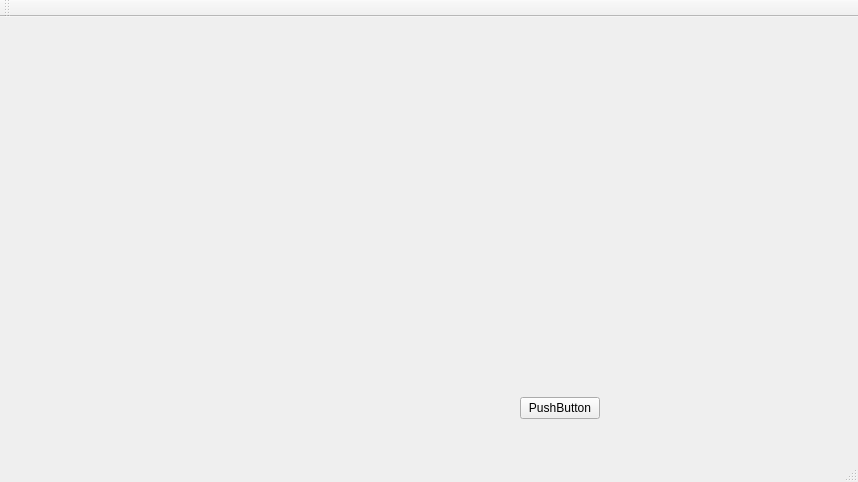
<?xml version="1.0" encoding="UTF-8"?>
<ui version="4.0">
 <class>MainWindow</class>
 <widget class="QMainWindow" name="MainWindow">
  <property name="geometry">
   <rect>
    <x>0</x>
    <y>0</y>
    <width>858</width>
    <height>482</height>
   </rect>
  </property>
  <property name="windowTitle">
   <string>MainWindow</string>
  </property>
  <widget class="QWidget" name="centralWidget">
   <widget class="QPushButton" name="pushButton">
    <property name="geometry">
     <rect>
      <x>520</x>
      <y>380</y>
      <width>80</width>
      <height>22</height>
     </rect>
    </property>
    <property name="text">
     <string>PushButton</string>
    </property>
   </widget>
   <widget class="QWidget" name="horizontalLayoutWidget">
    <property name="geometry">
     <rect>
      <x>80</x>
      <y>20</y>
      <width>721</width>
      <height>351</height>
     </rect>
    </property>
    <layout class="QHBoxLayout" name="horizontalLayout"/>
   </widget>
  </widget>
  <widget class="QMenuBar" name="menuBar">
   <property name="geometry">
    <rect>
     <x>0</x>
     <y>0</y>
     <width>858</width>
     <height>19</height>
    </rect>
   </property>
  </widget>
  <widget class="QToolBar" name="mainToolBar">
   <attribute name="toolBarArea">
    <enum>TopToolBarArea</enum>
   </attribute>
   <attribute name="toolBarBreak">
    <bool>false</bool>
   </attribute>
  </widget>
  <widget class="QStatusBar" name="statusBar"/>
 </widget>
 <layoutdefault spacing="6" margin="11"/>
 <resources/>
 <connections/>
</ui>
